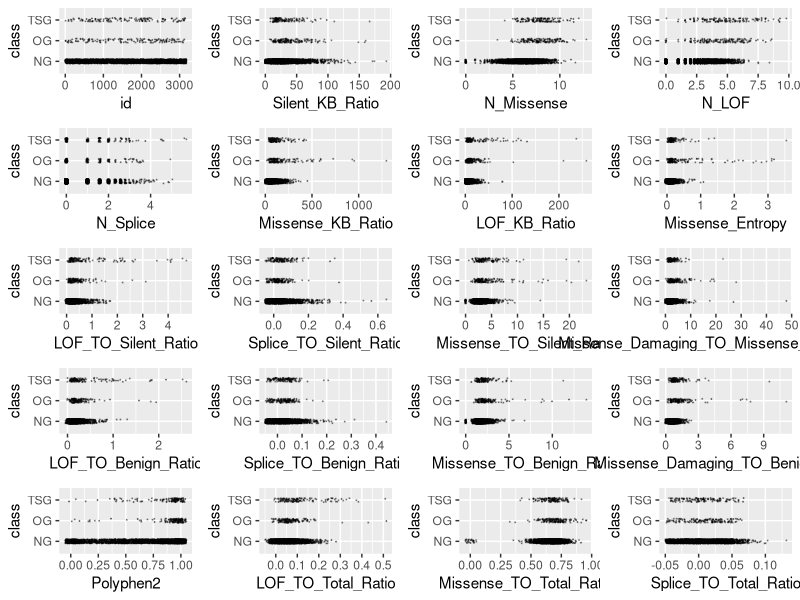
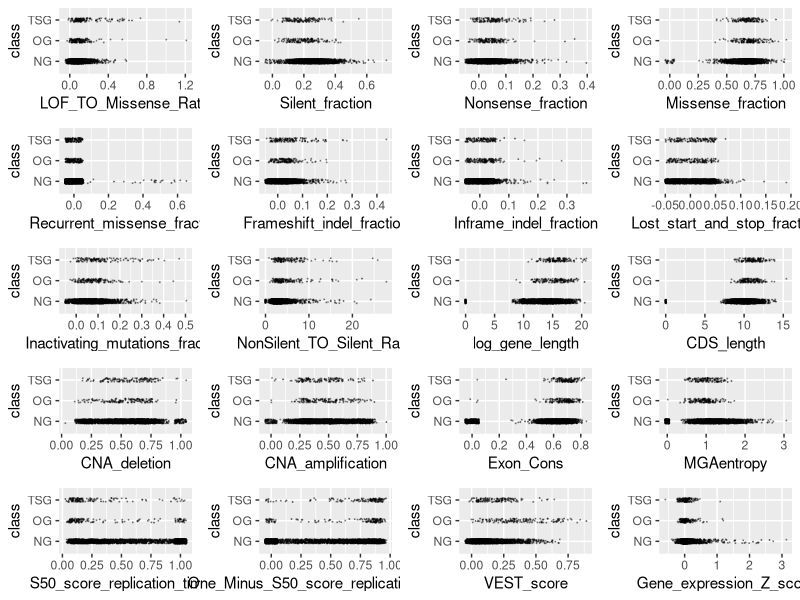
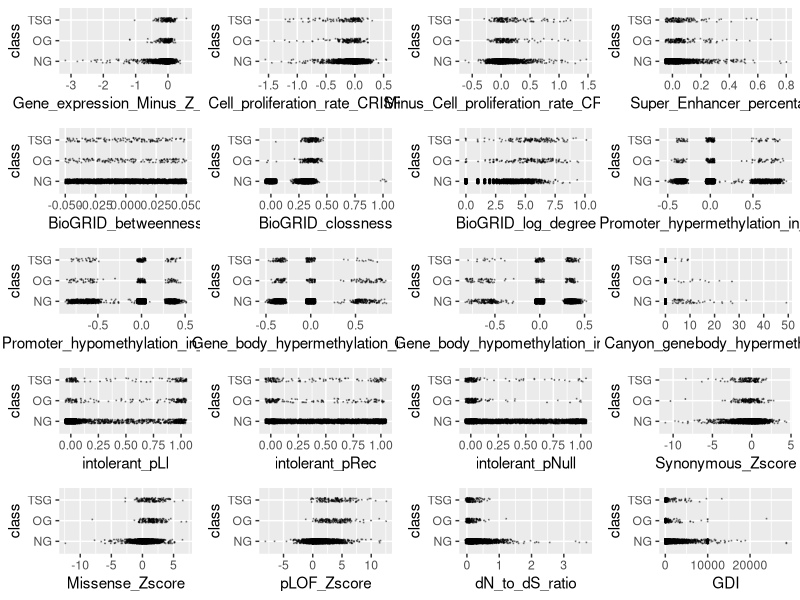
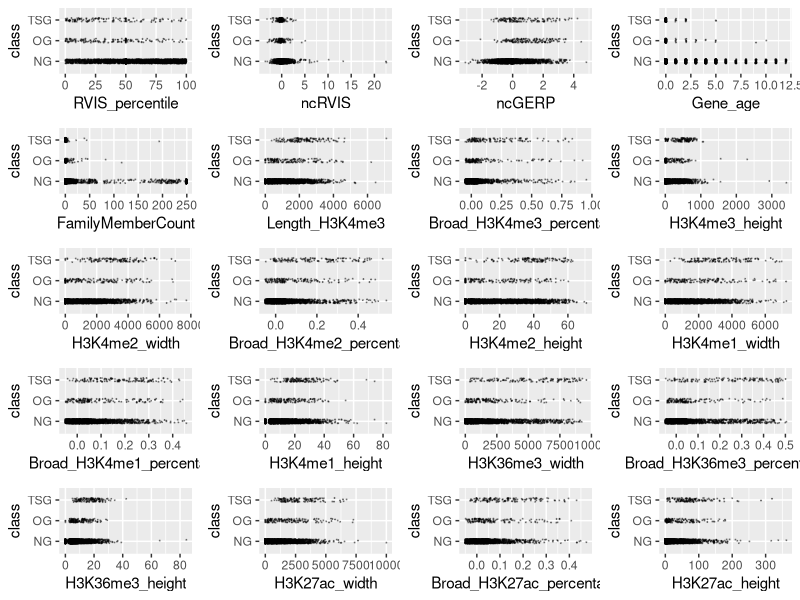
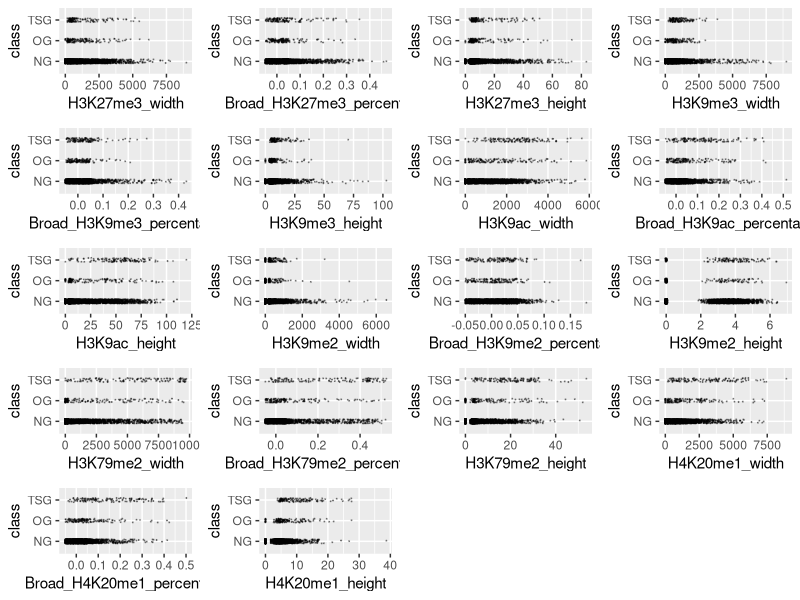
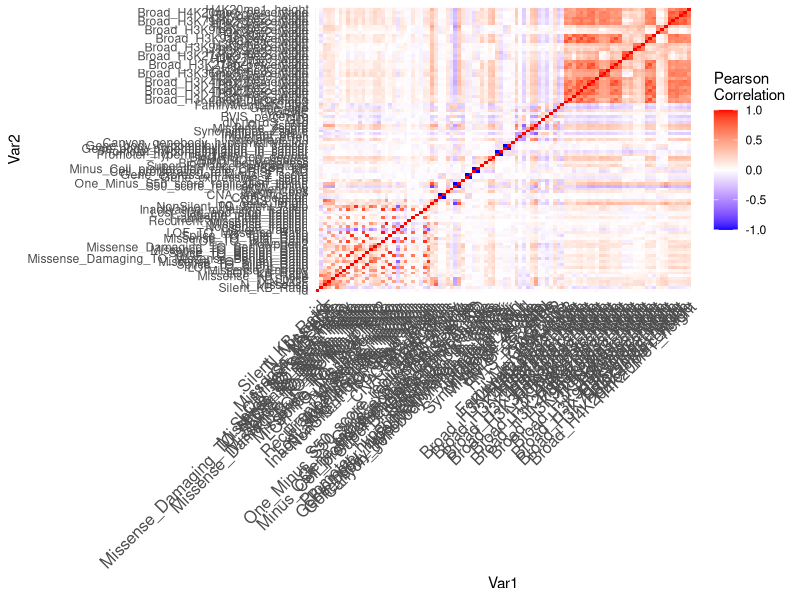
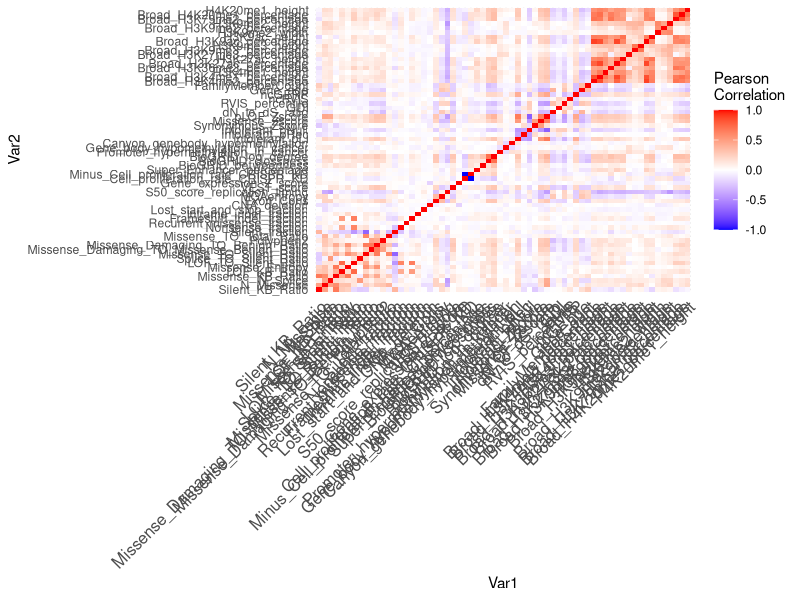
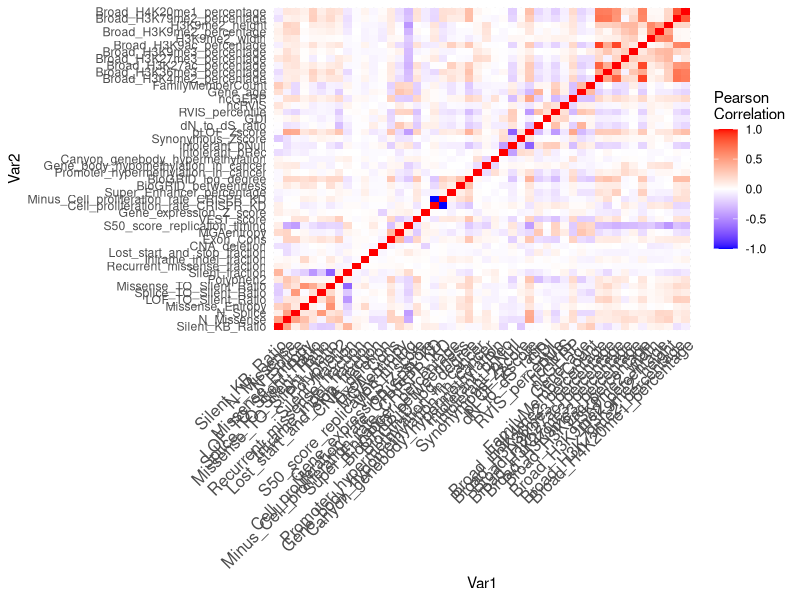

Write the R code that produced these figures, in order. (Note: this script raises an error after producing the figures.)
## ---- chunk 1
knitr::opts_chunk$set(echo = TRUE, comment = NA)
## ---- chunk 2
training <- read.csv("training.csv", stringsAsFactors = TRUE)
training$class <- factor(training$class)
levels(training$class) <- c("NG", "OG", "TSG")
outlier <- function(data) {
  low <- mean(data) - 3 * sd(data)
  high <- mean(data) + 3 * sd(data)
  which(data < low | data > high)
}
# library(ggplot2)
# scatter <- function(var) {
#   ggplot(training, aes_string(var, "class")) +
#     geom_jitter(width = 0.05, height = 0.1, size = 0.1,
#                 colour = rgb(0, 0, 0, alpha = 1 / 3))
# }
# scat_plot <- lapply(names(training)[-99], scatter)
# library(gridExtra)
# grid.arrange(grobs = scat_plot[1:20], ncol = 4)
# grid.arrange(grobs = scat_plot[21:40], ncol = 4)
# grid.arrange(grobs = scat_plot[41:60], ncol = 4)
# grid.arrange(grobs = scat_plot[61:80], ncol = 4)
# grid.arrange(grobs = scat_plot[81:98], ncol = 4)
outlier_index <- sort(table(unlist(lapply(training[,-99], outlier))), decreasing = TRUE)
outlier_index[1:100]
training <- training[-as.numeric(names(outlier_index)[1:50]),]
sort(training$Missense_TO_Silent_Ratio, decreasing = TRUE)[1:10]
training <- training[-which(training$Missense_TO_Silent_Ratio > 100), ]
sort(training$Missense_KB_Ratio, decreasing = TRUE)[1:10]
training <- training[-which(training$Missense_KB_Ratio > 2000), ]
sort(training$LOF_TO_Silent_Ratio, decreasing = TRUE)[1:10]
training <- training[-which(training$LOF_TO_Silent_Ratio > 5), ]
sort(training$Gene_expression_Z_score, decreasing = TRUE)[1:10]
training <- training[-which(training$Gene_expression_Z_score > 4), ]
sort(training$dN_to_dS_ratio, decreasing = TRUE)[1:10]
training <- training[-which(training$dN_to_dS_ratio > 5),]
sort(training$Silent_KB_Ratio, decreasing = TRUE)[1:10]
training <- training[-which(training$Silent_KB_Ratio > 200), ]
sort(training$Lost_start_and_stop_fraction, decreasing = TRUE)[1:10]
training <- training[-which(training$Lost_start_and_stop_fraction > 0.2),]
sort(training$Synonymous_Zscore, decreasing = FALSE)[1:10]
training <- training[-which(training$Synonymous_Zscore < -15), ]
## ---- chunk 3
library(ggplot2)
scatter <- function(var) {
  ggplot(training, aes_string(var, "class")) +
    geom_jitter(width = 0.05, height = 0.1, size = 0.1,
                colour = rgb(0, 0, 0, alpha = 1 / 3))
}
scat_plot <- lapply(names(training)[-99], scatter)
library(gridExtra)
grid.arrange(grobs = scat_plot[1:20], ncol = 4)
grid.arrange(grobs = scat_plot[21:40], ncol = 4)
grid.arrange(grobs = scat_plot[41:60], ncol = 4)
grid.arrange(grobs = scat_plot[61:80], ncol = 4)
grid.arrange(grobs = scat_plot[81:98], ncol = 4)
## ---- chunk 4
library(dplyr)
#function to calculate wca
score <- function (conf_mat) {
  print(sum(diag(conf_mat) * c(1, 20, 20)))
  print(sum(diag(conf_mat) * c(1, 20, 20)) / sum(apply(conf_mat, 2, sum) * c(1, 20, 20)))
}

# Set new threshold to account for unbalanced data
classify <- function(probs, k) {
  if (any(probs[2:3] > k)) {
    subset <- probs[2:3]
    output <- which(subset == max(subset))
    if (length(output) > 1) {
        output <- sample(1:2, 1)
    }
  } else {
    output <- 0
  }
  output
}
## ---- chunk 5
library(dplyr)
library(caret)
set.seed(12)
mn <- nnet::multinom(class ~ ., data = training, model = TRUE)
tidymn <- broom::tidy(mn) %>% arrange(p.value)
tidymn <- tidymn %>% filter(p.value < 0.05 / nrow(tidymn))
terms <- unique(tidymn$term)[-1]
library(dplyr)
sig <- logical(98)
names(sig) <- names(training)[-99]
k <- 1
diffs <- logical(98)
for (var in names(training)[-99]) {
  model <- aov(training[[var]] ~ factor(training$class))
  sig[k] <- summary(model)[[1]][1, 5]
  diffs[k] <- all(TukeyHSD(model)$`factor(training$class)`[, 4] < 0.05 / 97)
  k <- k + 1
}
sort(sig[diffs])

sig_terms <- names(sort(sig[diffs]))
combo_terms <- table(c(terms, sig_terms)) == 2
final_terms <- names(combo_terms[combo_terms])
term_mat <- cor(training %>% select(all_of(final_terms)))
ind_terms <- final_terms[-c(1, 3, 4, 5, 10, 11, 13, 14, 15, 17)]

vars <- training
cor_mtx = round(cor(vars[, names(vars) != "class"]), 2)
library(reshape2)
#reshape it
melted_cor_mtx <- melt(cor_mtx)

#draw the heatmap
cor_heatmap = ggplot(data = melted_cor_mtx, aes(x=Var1, y=Var2, fill=value)) + geom_tile()
cor_heatmap = cor_heatmap +
scale_fill_gradient2(low = "blue", high = "red", mid = "white", midpoint = 0, limit = c(-1,1), space = "Lab", name="Pearson\nCorrelation") + 
theme_minimal() +
theme(axis.text.x = element_text(angle = 45, vjust = 1, size = 12, hjust = 1))

cor_heatmap
which(abs(cor_mtx) > 0.75, arr.ind = TRUE)
# Eliminate all but one of a set of variables highly correlated with one another
vars <- vars[, -c(1, 4, 32, 13, 18, 21, 29, 14, 20, 15, 30,
                  15, 24, 31, 38, 34, 41, 49, 50, 69, 87, 67,
                  68, 66, 71, 72, 75, 77, 78, 81, 83, 84, 93, 95, 96)]
cor_mtx = round(cor(vars[, names(vars) != "class"]), 2)
library(reshape2)
#reshape it
melted_cor_mtx <- melt(cor_mtx)

#draw the heatmap
cor_heatmap = ggplot(data = melted_cor_mtx, aes(x=Var1, y=Var2, fill=value)) + geom_tile()
cor_heatmap = cor_heatmap +
scale_fill_gradient2(low = "blue", high = "red", mid = "white", midpoint = 0, limit = c(-1,1), space = "Lab", name="Pearson\nCorrelation") + 
theme_minimal() +
theme(axis.text.x = element_text(angle = 45, vjust = 1, size = 12, hjust = 1))

cor_heatmap
which(abs(cor_mtx) > 0.6, arr.ind = TRUE)
# Eliminate all but one of a set of variables highly correlated with one another
vars <- vars[, -c(4, 5, 15, 17, 10, 11, 13, 30, 35, 39, 49,
                  53, 58, 50, 64, 56)]
cor_mtx = round(cor(vars[, names(vars) != "class"]), 2)
library(reshape2)
#reshape it
melted_cor_mtx <- melt(cor_mtx)

#draw the heatmap
cor_heatmap = ggplot(data = melted_cor_mtx, aes(x=Var1, y=Var2, fill=value)) + geom_tile()
cor_heatmap = cor_heatmap +
scale_fill_gradient2(low = "blue", high = "red", mid = "white", midpoint = 0, limit = c(-1,1), space = "Lab", name="Pearson\nCorrelation") + 
theme_minimal() +
theme(axis.text.x = element_text(angle = 45, vjust = 1, size = 12, hjust = 1))

cor_heatmap
which(abs(cor_mtx) > 0.5, arr.ind = TRUE)[which(abs(cor_mtx) > 0.5, arr.ind = TRUE)[, 1] != which(abs(cor_mtx) > 0.5, arr.ind = TRUE)[, 2], ]
set.seed(12)
mn <- nnet::multinom(class ~ ., data = vars, model = TRUE)
tidymn <- broom::tidy(mn) %>% arrange(p.value)
tidymn <- tidymn %>% filter(p.value < 0.05 / nrow(tidymn))
terms <- unique(tidymn$term)[-1]
## ---- chunk 6
vars <- training %>% select(all_of(terms), class)
set.seed(91232)
thresh_list <- list()
length(thresh_list) <- 10
j <- 1
for (rand in ceiling(runif(10, min = 1, max = 10000000))) {
  set.seed(rand)
  vars_test <- createDataPartition(vars$class, p = 0.8, 
                                    list = FALSE)
  vars_train <- vars[vars_test, ]
  vars_test <- vars[-vars_test, ]
  
  train_cont <- trainControl(method = "cv", number = 5, classProbs = TRUE, savePredictions = TRUE)
  lda_ft <- train(class ~ ., data = vars_train, method = "lda", preProc = c("center", "scale"),
                  trControl = train_cont)
  preds <- predict(lda_ft, newdata = vars_test, type = "prob")
  scores <- numeric(100)
  for (i in seq(from = 0.001, to = 0.1, by = 0.001)) {
    lda_mod <- table("pred"=apply(preds, 1, classify, k = i), "obs" = vars_test$class)
    lda_mod
    scores[i*1000] <- score(lda_mod)
  }
  names(scores) <- seq(from = 0.001, to = 0.1, by = 0.001)
  plot(scores ~ names(scores), ylim = c(0.7, 0.9),)
  best_thresh <- names(scores)[scores == max(scores)]
  max(scores)
  thresh_list[[j]] <- best_thresh
  j <- j + 1
}
mean(as.numeric(unlist(thresh_list)))
median(as.numeric(unlist(thresh_list)))
set.seed(1234)
  vars_test <- createDataPartition(vars$class, p = 0.8, 
                                    list = FALSE)
  vars_train <- vars[vars_test, ]
  vars_test <- vars[-vars_test, ]
  train_cont <- trainControl(method = "cv", number = 5, classProbs = TRUE, savePredictions = TRUE)
  lda_ft <- train(class ~ ., data = vars_train, method = "lda", preProc = c("center", "scale"),
                  trControl = train_cont)
    preds <- predict(lda_ft, newdata = vars_test, type = "prob")
 lda_mod <- table("pred"=apply(preds, 1, classify, k = 0.01), "obs" = vars_test$class)
  lda_mod
  score(lda_mod)
## ---- chunk 7
tests <- read.csv("test.csv")
preds <- predict(lda_ft, newdata = tests, type = "prob")
preds <- apply(preds, 1, classify, k = 0.01)
names(preds) <- tests$id
csv_file <- data.frame(id = tests$id,
                       class = preds)
write.csv(csv_file, "modelpredictions11.csv", row.names = FALSE)
model_10 <- read.csv("modelpredictions10.csv")
table("BEST MOD" = model_10$class, csv_file$class)
## ---- chunk 8
numeric_testing <- tests[, -99]
n_zeroes_test <- rep(NA, nrow(numeric_testing))

for(i in seq_len(nrow(numeric_testing))){
  row_i_zeroes <- 0
  for(j in seq_len(ncol(numeric_testing))){
    if(round(numeric_training[i,j], digits = 5) == 0){
      row_i_zeroes <- row_i_zeroes + 1
    }
  }
  n_zeroes_test[i] <- row_i_zeroes
}
hist(n_zeroes)
hist(n_zeroes_test, add = TRUE)
max(n_zeroes)
max(n_zeroes_test)
